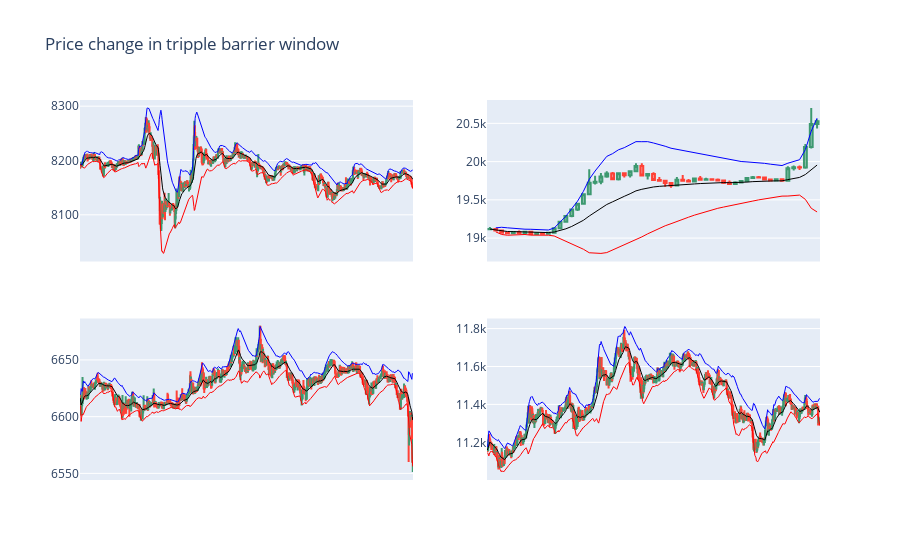

Write notebook code for a chart like this one.
### Code cell
import random
import plotly.graph_objects as go
from plotly.subplots import make_subplots

n = 2; m = 2
label_1 = labels[labels['bin'] == 0]
list_1 = random.sample(list(label_1.index), k = n*m)

fig = make_subplots(
    rows = n, cols = m
)

for idx, st in enumerate(list_1):
  et = triple_barrier_events.loc[st]['t1']
  gr_dt = data.loc[st:et]
  avg, upper, lower = bbands(gr_dt['close'], 20, no_of_stdev=2)
  fig.add_trace(go.Candlestick(x=gr_dt.index,
                open=gr_dt.open, high=gr_dt.high,
                low=gr_dt.low, close=gr_dt.close),
                row = idx//n + 1, col = idx%m + 1)
  fig.add_trace(go.Scatter(x=gr_dt.index, y = avg,
                           line = dict(color='black', width=1)),
                row = idx//n + 1, col = idx%m + 1)
  fig.add_trace(go.Scatter(x=gr_dt.index, y = upper,
                           line = dict(color='blue', width=1)),
                row = idx//n + 1, col = idx%m + 1)
  fig.add_trace(go.Scatter(x=gr_dt.index, y = lower,
                           line = dict(color='red', width=1)),
                row = idx//n + 1, col = idx%m + 1)
  
  fig.update_xaxes(rangeslider_visible=False, visible = False)

fig.update_layout(title = 'Price change in tripple barrier window ')
fig.update_traces(showlegend = False)
fig.show()
